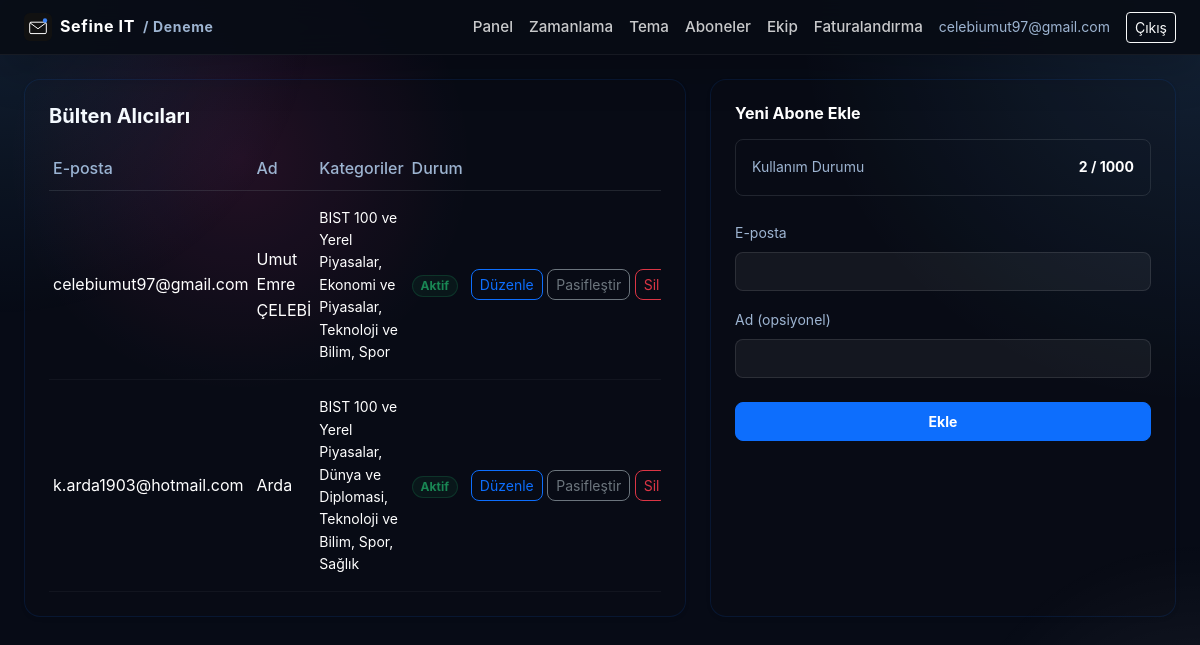
/panel/subscribers (signed in), run on the app's committed database.
### app/models.py (models this page shows)
class Organization(Base):
    __tablename__ = "organizations"
    id = Column(Integer, primary_key=True)
    name = Column(String(200), nullable=False)
    slug = Column(String(200), unique=True, nullable=False)
    brand_name = Column(String(200), nullable=False)  # mail/panelde görünen marka adı
    owner_email = Column(String(255), nullable=False)
    account_type = Column(String(20), default="company", nullable=False)  # company | individual
    sector_id = Column(Integer, ForeignKey("sectors.id"), nullable=True)  # kayıt sırasında seçilen sektör
    mail_theme = Column(String(20), default="klasik", nullable=False)  # klasik | minimal
    mail_accent = Column(String(20), default="#111111", nullable=False)  # bültende kullanılan vurgu rengi (hex)
    created_at = Column(DateTime, default=datetime.utcnow, nullable=False)
    plan = Column(String(30), default="free", nullable=False)  # free | starter | pro
    subscription_status = Column(String(30), default="trialing", nullable=False)
    trial_ends_at = Column(DateTime, nullable=True)
    subscription_expires_at = Column(DateTime, nullable=True)  # Shopier tekrarlayan ödeme yapmadığı için manuel takip edilir
    current_duration_days = Column(Integer, nullable=True)  # 30/90/180/365 - hangi süre paketi aktif, Faturalandırma sayfasında doğru kutuyu "Yenile" göstermek için
    renewal_reminder_sent_at = Column(DateTime, nullable=True)
    api_key = Column(String(64), unique=True, nullable=True)
    mail_theme = Column(String, default="klasik")
    mail_accent = Column(String, default="#000000")

class Subscriber(Base):
    __tablename__ = "subscribers"
    __table_args__ = (UniqueConstraint("organization_id", "email", name="uq_subscriber_org_email"),)
    id = Column(Integer, primary_key=True)
    organization_id = Column(Integer, ForeignKey("organizations.id"), nullable=False, index=True)
    email = Column(String(255), nullable=False)
    name = Column(String(200), nullable=True)
    active = Column(Boolean, default=True, nullable=False)
    added_at = Column(DateTime, default=datetime.utcnow, nullable=False)
    detected_city = Column(String(100), nullable=True)  # "Konumumu Kullan" ile algılanan şehir
    categories = relationship("Category", secondary=subscriber_categories)
    use_custom_schedule = Column(Boolean, default=False, nullable=False)
    custom_days_of_week = Column(String(50), nullable=True)
    custom_hour = Column(Integer, nullable=True)
    custom_minute = Column(Integer, nullable=True)

### app/routers/panel.py (the view)
@router.get("/subscribers")
def subscribers_page(request: Request, db: Session = Depends(get_db)):
    guard, org = _guard(request, db)
    if guard:
        return guard
    if org.account_type == "individual":
        return RedirectResponse(url="/panel/my-categories", status_code=302)
    plan = get_plan(org.plan, org.account_type)
    return templates.TemplateResponse("subscribers.html", {
        "request": request, "user": current_user_email(request), "org": org,
        "subscribers": db.query(Subscriber).filter(Subscriber.organization_id == org.id).all(),
        "plan": plan,
    })

### app/templates/subscribers.html (shortened to what this page needs)
{% extends "base.html" %}
{% block content %}
<div class="row g-4">
  <div class="col-md-7">
    <div class="card-corp p-4 h-100 shadow-sm">
      <h5 class="fw-bold mb-4 text-white">Bülten Alıcıları</h5>
      <div class="table-responsive">
        <table class="table table-sm align-middle mb-0" style="--bs-table-bg: transparent; --bs-table-color: inherit;">
          <thead>
            <tr class="border-bottom border-secondary border-opacity-25">
              <th class="text-secondary fw-medium pb-2">E-posta</th>
              <th class="text-secondary fw-medium pb-2">Ad</th>
              <th class="text-secondary fw-medium pb-2">Kategoriler</th>
              <th class="text-secondary fw-medium pb-2">Durum</th>
              <th class="pb-2"></th>
            </tr>
          </thead>
          <tbody>
          {% for s in subscribers %}
            <tr class="border-bottom border-secondary border-opacity-10">
              <td class="text-white py-3">{{ s.email }}</td>
              <td class="text-white py-3">{{ s.name or '-' }}</td>
              <td class="small py-3">
                <span class="text-white">
                  {% if s.categories %}
                    {{ s.categories | map(attribute='name') | join(', ') }}
                  {% else %}
                    <span class="text-secondary">Tümü</span>
                  {% endif %}
                </span>
              </td>
              <td class="py-3">
                {% if s.active %}
                  <span class="badge bg-success bg-opacity-10 text-success border border-success border-opacity-25 px-2 py-1 rounded-pill">Aktif</span>
                {% else %}
                  <span class="badge bg-secondary bg-opacity-10 text-secondary border border-secondary border-opacity-25 px-2 py-1 rounded-pill">Pasif</span>
                {% endif %}
              </td>
              <td class="text-end py-3 text-nowrap">
                <a href="/panel/subscribers/{{ s.id }}" class="btn btn-sm btn-outline-primary rounded-3">Düzenle</a>
                <form method="post" action="/panel/subscribers/{{ s.id }}/toggle" class="d-inline">
                  <button class="btn btn-sm btn-outline-secondary rounded-3">{{ 'Pasifleştir' if s.active else 'Aktifleştir' }}</button>
                </form>
                <form method="post" action="/panel/subscribers/{{ s.id }}/delete" class="d-inline" onsubmit="return confirm('Silinsin mi?');">
                  <button class="btn btn-sm btn-outline-danger rounded-3">Sil</button>
                </form>
              </td>
            </tr>
          {% endfor %}
          </tbody>
        </table>
      </div>
    </div>
  </div>
  <div class="col-md-5">
    <div class="card-corp p-4 h-100 shadow-sm">
      <h6 class="fw-bold mb-3 text-white">Yeni Abone Ekle</h6>
      <div class="p-3 border border-secondary border-opacity-25 small mb-4 rounded-3 text-secondary bg-transparent d-flex justify-content-between align-items-center">
        <span>Kullanım Durumu</span>
        <strong class="text-white">{{ subscribers | length }} / {{ plan.max_subscribers }}</strong>
      </div>
      <form method="post" action="/panel/subscribers/add">
        <div class="mb-3">
          <label class="form-label small text-secondary">E-posta</label>
          <input type="email" name="email" class="form-control form-control-sm custom-input rounded-3 py-2" required>
        </div>
        <div class="mb-4">
          <label class="form-label small text-secondary">Ad (opsiyonel)</label>
          <input name="name" class="form-control form-control-sm custom-input rounded-3 py-2">
        </div>
        <button class="btn btn-primary btn-sm w-100 rounded-3 py-2 fw-bold">Ekle</button>
      </form>
    </div>
  </div>
</div>
{% endblock %}

### app/templates/base.html (shortened to what this page needs)
<!DOCTYPE html>
<html lang="tr">
<head>
<link href="https://cdn.jsdelivr.net/npm/bootstrap@5.3.3/dist/css/bootstrap.min.css" rel="stylesheet">
<link href="/static/style.css" rel="stylesheet">
</head>
<body>
{% if user %}
<nav class="navbar navbar-dark navbar-corp">
  <div class="container-fluid px-4">
    <a class="navbar-brand fw-bold d-flex align-items-center gap-2" href="/panel">
      <img src="/static/logo.svg" alt="" height="28">
      {{ brand_name }}{% if org %}<span class="small text-secondary">/ {{ org.name }}</span>{% endif %}
    </a>
    <div class="d-flex align-items-center gap-3">
      <a href="/panel" class="nav-link-corp">Panel</a>
      <a href="/panel/schedule" class="nav-link-corp">Zamanlama</a>
      <a href="/panel/theme" class="nav-link-corp">Tema</a>
      {% if org and org.account_type == 'individual' %}
        <a href="/panel/my-categories" class="nav-link-corp">Kategorilerim</a>
      {% else %}
        <a href="/panel/subscribers" class="nav-link-corp">Aboneler</a>
        <a href="/panel/team" class="nav-link-corp">Ekip</a>
      {% endif %}
      <a href="/panel/billing" class="nav-link-corp">Faturalandırma</a>
      <span class="text-secondary small">{{ user }}</span>
      <a href="/logout" class="btn btn-sm btn-outline-light">Çıkış</a>
    </div>
  </div>
</nav>
{% endif %}
<div class="container-fluid px-4 py-4">
{% block content %}{% endblock %}
</div>
</body>
</html>

### app/static/style.css (style rules this page uses)
:root { --bg-base: #070b16; --bg-layer: radial-gradient(circle at top right, rgba(96,180,255,0.14), transparent 28%), radial-gradient(circle at 20% 20%, rgba(225,47,145,0.14), transparent 20%), #070b16; --surface: rgba(15, 23, 40, 0.96); --surface-soft: rgba(13, 18, 32, 0.9); --surface-border: rgba(255,255,255,0.08); --text-primary: #e8eef8; --text-secondary: #9db4d1; --text-muted: #7d8fa8; --accent: #60b4ff; --accent-strong: #3f7fff; --accent-soft: rgba(96,180,255,0.16); --success: #34d399; --warning: #fbbf24; --danger: #fb7185; --shadow: 0 28px 80px rgba(0,0,0,0.28); }
* { box-sizing: border-box; }
html, body { min-height: 100%; }
body { margin: 0; font-family: 'Inter', -apple-system, BlinkMacSystemFont, 'Segoe UI', Roboto, Arial, sans-serif; background: var(--bg-layer); color: var(--text-primary); line-height: 1.6; -webkit-font-smoothing: antialiased; text-rendering: optimizeLegibility; }
body::before { content: ''; position: fixed; inset: 0; background: radial-gradient(circle at top left, rgba(96,180,255,0.12), transparent 22%), radial-gradient(circle at bottom right, rgba(255,255,255,0.08), transparent 18%); pointer-events: none; z-index: 0; }
nav.navbar-corp { background: rgba(8, 12, 21, 0.92); backdrop-filter: blur(18px); box-shadow: 0 18px 40px rgba(0,0,0,0.16); border-bottom: 1px solid rgba(255,255,255,0.06); position: sticky; top: 0; z-index: 50; }
.navbar-brand { color: #fff; font-size: 1rem; letter-spacing: 0.04em; }
.nav-link-corp { color: rgba(255,255,255,0.78); text-decoration: none; font-size: 0.95rem; font-weight: 500; }
.card-corp { background: var(--surface); border: 1px solid var(--surface-border); border-radius: 24px; box-shadow: var(--shadow); color: var(--text-primary); }
.card-corp h6, .card-corp h5, .card-corp h4 { color: #fff; }
.text-secondary { color: var(--text-secondary) !important; }

### app/templates/subscribers.html (style rules this page uses)
.card-corp { background: rgba(16, 19, 22, 0.12) !important; border: 1px solid rgba(13, 110, 253, 0.12); border-radius: 16px; transition: all 0.3s ease; }
.custom-input { background-color: rgba(255, 255, 255, 0.05) !important; border: 1px solid rgba(255, 255, 255, 0.15) !important; color: white !important; transition: all 0.3s ease; }

### data on the page
Organization: name "Deneme"
Subscriber: email "celebiumut97@gmail.com", name "Umut Emre ÇELEBİ", categories|map "BIST 100 ve Yerel Piyasalar, Ekonomi ve Piyasalar, Teknoloji ve Bilim, Spor", shows "Aktif", active "Pasifleştir"
Subscriber: email "k.arda1903@hotmail.com", name "Arda", categories|map "BIST 100 ve Yerel Piyasalar, Dünya ve Diplomasi, Teknoloji ve Bilim, Spor, Sağlık", shows "Aktif", active "Pasifleştir"

### other printed values
{{ brand_name }} "Sefine IT"
{{ user }} "celebiumut97@gmail.com"
{{ subscribers | length }} "2"
{{ plan.max_subscribers }} "1000"
